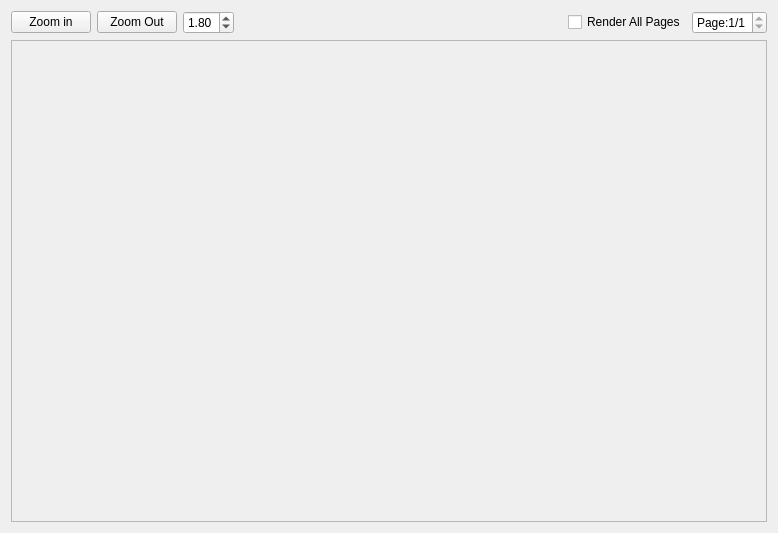
<?xml version="1.0" encoding="UTF-8"?>
<ui version="4.0">
 <class>uva::PDFViewer</class>
 <widget class="QWidget" name="uva::PDFViewer">
  <property name="geometry">
   <rect>
    <x>0</x>
    <y>0</y>
    <width>778</width>
    <height>533</height>
   </rect>
  </property>
  <property name="windowTitle">
   <string>Form</string>
  </property>
  <layout class="QVBoxLayout" name="verticalLayout">
   <item>
    <layout class="QHBoxLayout" name="horizontalLayout_3">
     <item>
      <widget class="QPushButton" name="zoomInButton">
       <property name="text">
        <string>Zoom in</string>
       </property>
       <property name="flat">
        <bool>false</bool>
       </property>
      </widget>
     </item>
     <item>
      <widget class="QPushButton" name="zoomOutButton">
       <property name="text">
        <string>Zoom Out</string>
       </property>
      </widget>
     </item>
     <item>
      <widget class="QDoubleSpinBox" name="zoomDoubleSpinBox">
       <property name="minimum">
        <double>0.500000000000000</double>
       </property>
       <property name="maximum">
        <double>3.000000000000000</double>
       </property>
       <property name="singleStep">
        <double>0.100000000000000</double>
       </property>
       <property name="value">
        <double>1.800000000000000</double>
       </property>
      </widget>
     </item>
     <item>
      <spacer name="horizontalSpacer">
       <property name="orientation">
        <enum>Qt::Horizontal</enum>
       </property>
       <property name="sizeHint" stdset="0">
        <size>
         <width>40</width>
         <height>20</height>
        </size>
       </property>
      </spacer>
     </item>
     <item>
      <widget class="QCheckBox" name="renderAllPagesCheckBox">
       <property name="text">
        <string>Render All Pages</string>
       </property>
      </widget>
     </item>
     <item>
      <widget class="QSpinBox" name="pageNumSpinBox">
       <property name="suffix">
        <string>/1</string>
       </property>
       <property name="prefix">
        <string>Page:</string>
       </property>
       <property name="minimum">
        <number>1</number>
       </property>
       <property name="maximum">
        <number>1</number>
       </property>
      </widget>
     </item>
    </layout>
   </item>
   <item>
    <widget class="QScrollArea" name="scrollArea">
     <property name="alignment">
      <set>Qt::AlignHCenter|Qt::AlignTop</set>
     </property>
     <widget class="MuPDFWidget" name="mupdfWidget">
      <property name="geometry">
       <rect>
        <x>27</x>
        <y>0</y>
        <width>700</width>
        <height>300</height>
       </rect>
      </property>
      <property name="minimumSize">
       <size>
        <width>700</width>
        <height>300</height>
       </size>
      </property>
     </widget>
    </widget>
   </item>
  </layout>
 </widget>
 <customwidgets>
  <customwidget>
   <class>MuPDFWidget</class>
   <extends>QWidget</extends>
   <header>widgets/mupdfwidget.h</header>
   <container>1</container>
  </customwidget>
 </customwidgets>
 <resources/>
 <connections>
  <connection>
   <sender>zoomInButton</sender>
   <signal>clicked()</signal>
   <receiver>zoomDoubleSpinBox</receiver>
   <slot>stepUp()</slot>
   <hints>
    <hint type="sourcelabel">
     <x>71</x>
     <y>100</y>
    </hint>
    <hint type="destinationlabel">
     <x>250</x>
     <y>100</y>
    </hint>
   </hints>
  </connection>
  <connection>
   <sender>zoomOutButton</sender>
   <signal>clicked()</signal>
   <receiver>zoomDoubleSpinBox</receiver>
   <slot>stepDown()</slot>
   <hints>
    <hint type="sourcelabel">
     <x>171</x>
     <y>100</y>
    </hint>
    <hint type="destinationlabel">
     <x>250</x>
     <y>100</y>
    </hint>
   </hints>
  </connection>
  <connection>
   <sender>zoomDoubleSpinBox</sender>
   <signal>valueChanged(double)</signal>
   <receiver>mupdfWidget</receiver>
   <slot>setZoom(double)</slot>
   <hints>
    <hint type="sourcelabel">
     <x>250</x>
     <y>100</y>
    </hint>
    <hint type="destinationlabel">
     <x>422</x>
     <y>297</y>
    </hint>
   </hints>
  </connection>
  <connection>
   <sender>pageNumSpinBox</sender>
   <signal>valueChanged(int)</signal>
   <receiver>mupdfWidget</receiver>
   <slot>setPage(int)</slot>
   <hints>
    <hint type="sourcelabel">
     <x>763</x>
     <y>100</y>
    </hint>
    <hint type="destinationlabel">
     <x>422</x>
     <y>297</y>
    </hint>
   </hints>
  </connection>
  <connection>
   <sender>renderAllPagesCheckBox</sender>
   <signal>toggled(bool)</signal>
   <receiver>mupdfWidget</receiver>
   <slot>setRenderAllPages(bool)</slot>
   <hints>
    <hint type="sourcelabel">
     <x>655</x>
     <y>100</y>
    </hint>
    <hint type="destinationlabel">
     <x>422</x>
     <y>297</y>
    </hint>
   </hints>
  </connection>
  <connection>
   <sender>renderAllPagesCheckBox</sender>
   <signal>toggled(bool)</signal>
   <receiver>pageNumSpinBox</receiver>
   <slot>setDisabled(bool)</slot>
   <hints>
    <hint type="sourcelabel">
     <x>655</x>
     <y>100</y>
    </hint>
    <hint type="destinationlabel">
     <x>763</x>
     <y>100</y>
    </hint>
   </hints>
  </connection>
 </connections>
 <slots>
  <slot>setFilterProblemsBy(QString)</slot>
  <slot>showNewProblem(int)</slot>
  <slot>setPage(int)</slot>
  <slot>setRenderAllPages(bool)</slot>
 </slots>
</ui>
